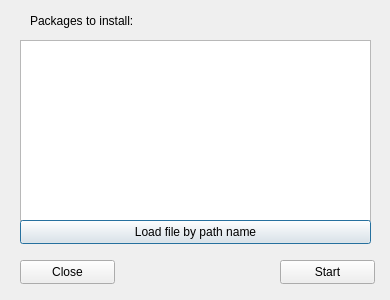
<?xml version="1.0" encoding="UTF-8"?>
<ui version="4.0">
 <class>Dialog</class>
 <widget class="QDialog" name="Dialog">
  <property name="geometry">
   <rect>
    <x>0</x>
    <y>0</y>
    <width>390</width>
    <height>300</height>
   </rect>
  </property>
  <property name="windowTitle">
   <string>Dialog</string>
  </property>
  <widget class="QTextEdit" name="te_packages">
   <property name="geometry">
    <rect>
     <x>20</x>
     <y>40</y>
     <width>351</width>
     <height>181</height>
    </rect>
   </property>
  </widget>
  <widget class="QLabel" name="lb_packagestoinstall">
   <property name="geometry">
    <rect>
     <x>30</x>
     <y>10</y>
     <width>131</width>
     <height>21</height>
    </rect>
   </property>
   <property name="text">
    <string>Packages to install:</string>
   </property>
  </widget>
  <widget class="QPushButton" name="pushButton">
   <property name="geometry">
    <rect>
     <x>20</x>
     <y>220</y>
     <width>351</width>
     <height>24</height>
    </rect>
   </property>
   <property name="text">
    <string>Load file by path name</string>
   </property>
  </widget>
  <widget class="QPushButton" name="pb_close">
   <property name="geometry">
    <rect>
     <x>20</x>
     <y>260</y>
     <width>95</width>
     <height>24</height>
    </rect>
   </property>
   <property name="text">
    <string>Close</string>
   </property>
  </widget>
  <widget class="QPushButton" name="pb_Start">
   <property name="geometry">
    <rect>
     <x>280</x>
     <y>260</y>
     <width>95</width>
     <height>24</height>
    </rect>
   </property>
   <property name="text">
    <string>Start</string>
   </property>
  </widget>
 </widget>
 <resources/>
 <connections/>
</ui>
